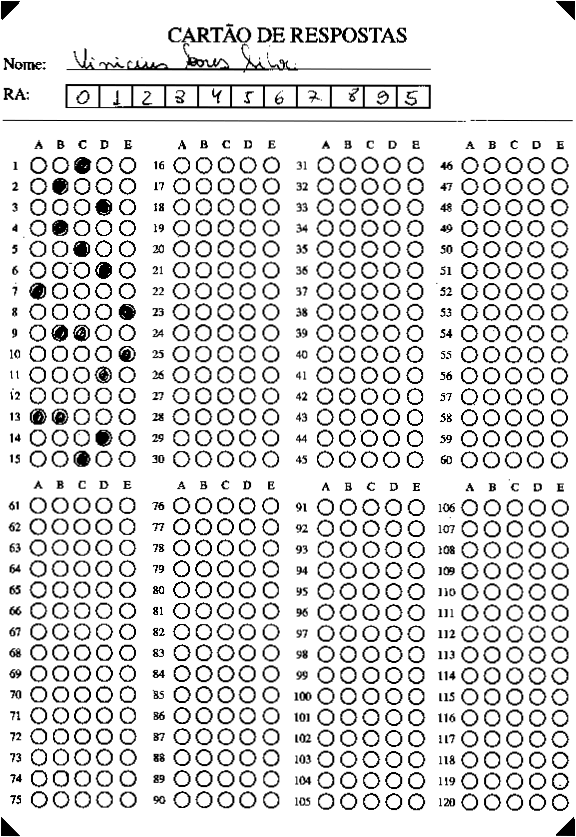
#> input picture experiments/warped.png, 576 x 837 px
$ python ra-boxes.py
#> lines starting #> are read from the running program, lines starting #| are printed output that depends on the picture
#%%
import cv2
import numpy as np
import skimage
from skimage.exposure import histogram


# In[2]:


cv2.__version__, skimage.__version__


# In[661]:


image = cv2.imread("warped.png")
#> image is the input picture: shape (837, 576, 3); min 0, max 255, mean 220
image = cv2.cvtColor(image, cv2.COLOR_BGR2GRAY)
#> image: shape (837, 576)
h, w = image.shape
#> h = 837; w = 576


# In[647]:


boxes = image[int(h * 0.102) : int(h * 0.13), int(w * 0.118) : int(w * 0.747)]

print(boxes.shape)
#| (23, 363)

offset = int(boxes.shape[1] // 11)
#> offset = 33
print(offset)
#| 33

boxes.shape[1] % 11

print(363 / 11, 366 % 11)

box = boxes[:, offset * 10 : offset * 11]

cv2.imwrite("box.png", box)


# In[727]:


image = cv2.imread("warped.png")
image = cv2.cvtColor(image, cv2.COLOR_BGR2GRAY)
h, w = image.shape

boxes_area = image[int(h * 0.095) : int(h * 0.14), int(w * 0.09) : int(w * 0.77)]
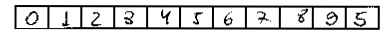
#> boxes_area: shape (38, 392); min 0, max 255, mean 213.5
cv2.imwrite("boxes.png", boxes_area)

from matplotlib import pyplot as plt
from skimage import measure
from skimage.feature import corner_harris, corner_peaks, corner_subpix

coords = corner_peaks(corner_harris(boxes_area), min_distance=5, threshold_rel=0.1)
#> coords = 45 pairs, first value 7 to 28, second value 16 to 378
# coords_subpix = corner_subpix(boxes_area, coords, window_size=10)


fig, ax = plt.subplots()
ax.imshow(boxes_area, cmap=plt.cm.gray)
ax.plot(
    coords[:, 1], coords[:, 0], color="cyan", marker="o", linestyle="None", markersize=6
)
# ax.plot(coords_subpix[:, 1], coords_subpix[:, 0], '+r', markersize=15)
ax.axis()
ax.set_xticks([])
ax.set_yticks([])
plt.show()
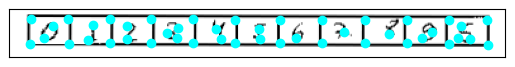
#> figure drawn by matplotlib, 1 panel

miny, maxy = min(coords[:, 0]), max(coords[:, 0])
#> miny = 7; maxy = 28
minx, maxx = min(coords[:, 1]), max(coords[:, 1])
#> minx = 16; maxx = 378

box = boxes_area[miny:maxy, minx:maxx]
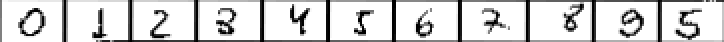
#> box: shape (21, 362) (shown 2 times larger); min 0, max 255, mean 212.6
cv2.imwrite("box.png", cv2.bitwise_not(box))
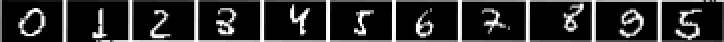
#> saved as box.png: shape (21, 362) (shown 2 times larger); min 0, max 255, mean 42.4


# [9 lines of commented-out code are left out]


fig, ax = plt.subplots()
ax.imshow(box, cmap=plt.cm.gray)

# for contour in contours:
#     ax.plot(contour[:, 1], contour[:, 0], linewidth=2)

ax.axis()
ax.set_xticks([])
ax.set_yticks([])
plt.show()

# [13 lines of commented-out code are left out]


lines = cv2.HoughLinesP(
    image=box,
    rho=1,
    theta=np.pi / 180,
    threshold=100,
    lines=np.array([]),
    minLineLength=box.shape[0] * 0.8,
    maxLineGap=box.shape[1] // 11 - 5,
)
#> lines = 22 rows, first 6: [0, 0, 361, 0], [0, 1, 361, 1], [0, 13, 361, 19], [0, 10, 361, 16], [0, 14, 361, 20], [0, 5, 361, 5]

box_lines = box.copy()
a, b, c = lines.shape
#> a = 22; b = 1; c = 4
for i in range(a):
    cv2.line(
        box_lines,
        (lines[i][0][0], lines[i][0][1]),
        (lines[i][0][2], lines[i][0][3]),
        (0, 0, 255),
        3,
        cv2.LINE_AA,
    )
#> box_lines: shape (21, 362); every value is 0
cv2.imwrite("lines.png", box_lines)


# In[684]:


image = cv2.imread("warped.png")
image = cv2.cvtColor(image, cv2.COLOR_BGR2GRAY)
h, w = image.shape

boxes_area = image[int(h * 0.095) : int(h * 0.14), int(w * 0.09) : int(w * 0.77)]
cv2.imwrite("boxes.png", boxes_area)

from matplotlib import pyplot as plt
from skimage import measure

contours = measure.find_contours(boxes_area, 250, fully_connected="high")
#> contours = 24 point arrays, longest 783 points
print(len(contours))
#| 24
boxes = []
for cnt in contours:
    approx = measure.approximate_polygon(cnt, 16)
    if 4 <= len(approx) <= 6:
        boxes.append(cnt)
#> this loop made 24 passes
#> approx on passes 2 to 13: [[27.02, 46], [27, 16.96], [7.38, 17], [27.02, 46]], [[27.02, 63], [7.84, 50], [7.88, 79], [27.02, 63]], [[26.03, 112], [7.9, 83], [26.03, 112]], [[26.03, 145], [8, 115.9], [26.03, 145]], [[26.03, 178], [8, 148.8], [26.03, 178]], [[26.03, 210], [8, 181.7], [26.03, 210]], [[26.04, 243], [7.96, 214], [26.04, 243]], [[26.05, 277], [7.96, 247], [26.05, 277]], [[26.06, 310], [8, 281], [26.06, 310]], [[26.07, 343], [8, 314], [26.07, 343]], [[26.1, 376], [8, 347], [26.1, 376]], [[24, 168], [8.03, 162], [24, 168]]
#> after the loop, boxes = 3 point arrays, longest 783 points
contours = boxes
#> contours = 3 point arrays, longest 783 points
print(len(contours))
#| 3


def contour_area(cnt):
    # Expand numpy dimmensions
    c = np.expand_dims(cnt.astype(np.float32), 1)
    # Convert it to UMat object
    c = cv2.UMat(c)
    return cv2.contourArea(c)


contours.sort(key=lambda c: contour_area(c), reverse=True)
#> in contour_area (call 2), `c = np.expand_dims(cnt.astype(np.float32), 1)`: c = 101 rows, first 8: [27.02, 46], [27.02, 45], [27.02, 44], [27.02, 43], [27.02, 42], [27.02, 41], [27.02, 40], [27.02, 39]
#> in contour_area (call 3), `c = np.expand_dims(cnt.astype(np.float32), 1)`: c = 141 rows, first 8: [27.02, 63], [27.02, 62], [27.02, 61], [27.02, 60], [27.02, 59], [27.02, 58], [27.02, 57], [27.02, 56]
contour = contours[0]
#> contour = 783 pairs, first value 4.02 to 29.98, second value 13.04 to 380

# Display the image and plot all contours found
fig, ax = plt.subplots()
ax.imshow(boxes_area, cmap=plt.cm.gray)

ax.plot(contour[:, 1], contour[:, 0], linewidth=2)
# for n, contour in enumerate(contours):
#     ax.plot(contour[:, 1], contour[:, 0], linewidth=2)

ax.axis("image")
ax.set_xticks([])
ax.set_yticks([])
plt.show()
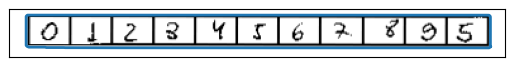
#> figure drawn by matplotlib, 1 panel


# In[652]:


boxes_area = image[int(h * 0.095) : int(h * 0.14), int(w * 0.09) : int(w * 0.77)]
cv2.imwrite("boxes.png", boxes_area)

boxes_blank = cv2.imread("boxes_blank.png")
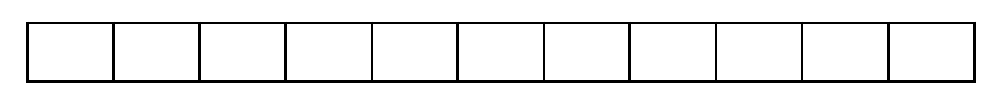
#> input picture experiments/boxes_blank.png, 1000 x 105 px
#> boxes_blank is the input picture: shape (105, 1000, 3); min 0, max 255, mean 239.1
boxes_blank = cv2.cvtColor(boxes_blank, cv2.COLOR_BGR2GRAY)
#> boxes_blank: shape (105, 1000)
boxes_blank = cv2.resize(boxes_blank, boxes_area.shape)
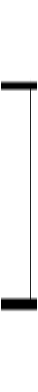
#> boxes_blank: shape (392, 38); min 0, max 255, mean 240.4

MAX_FEATURES = 500
GOOD_MATCH_PERCENT = 0.15

# Detect ORB features and compute descriptors.
orb = cv2.ORB_create(nfeatures=MAX_FEATURES)  # , fastThreshold=1, edgeThreshold=1)
keypoints1, descriptors1 = orb.detectAndCompute(boxes_area, None)
#> keypoints1 = (); descriptors1 = None
keypoints2, descriptors2 = orb.detectAndCompute(boxes_blank, None)
#> keypoints2 = (); descriptors2 = None
print(len(keypoints1), len(keypoints2))
#| 0 0

# Match features.
matcher = cv2.DescriptorMatcher_create(cv2.DESCRIPTOR_MATCHER_BRUTEFORCE_HAMMING)
matches = matcher.match(descriptors1, descriptors2, None)
#> matches = ()

# Sort matches by score
#> (the run stopped early here; a loop or call above may not have finished)
